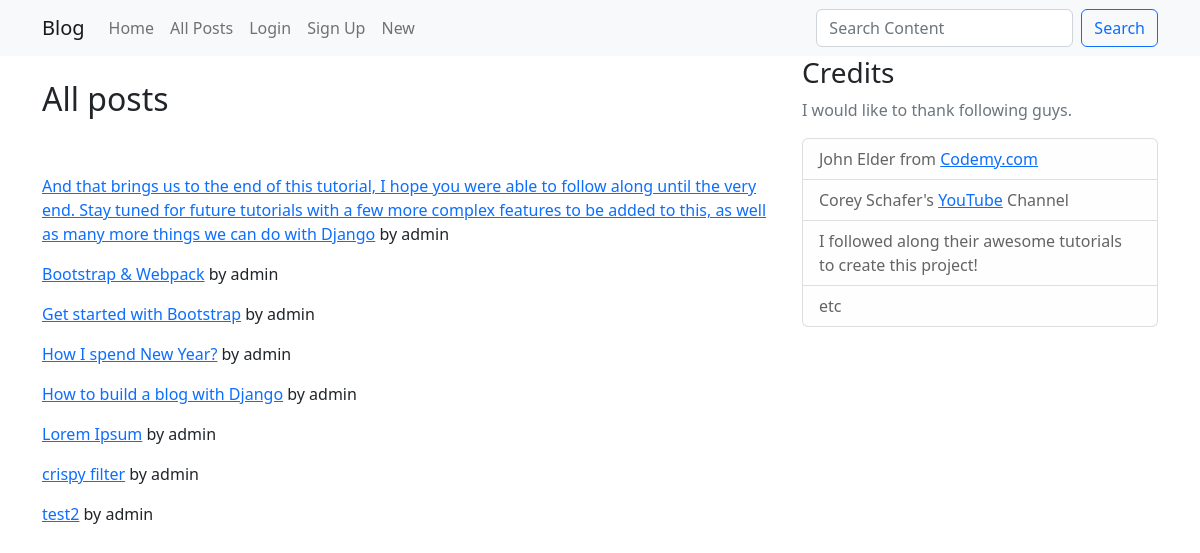
The app's page /all-posts/, older data.
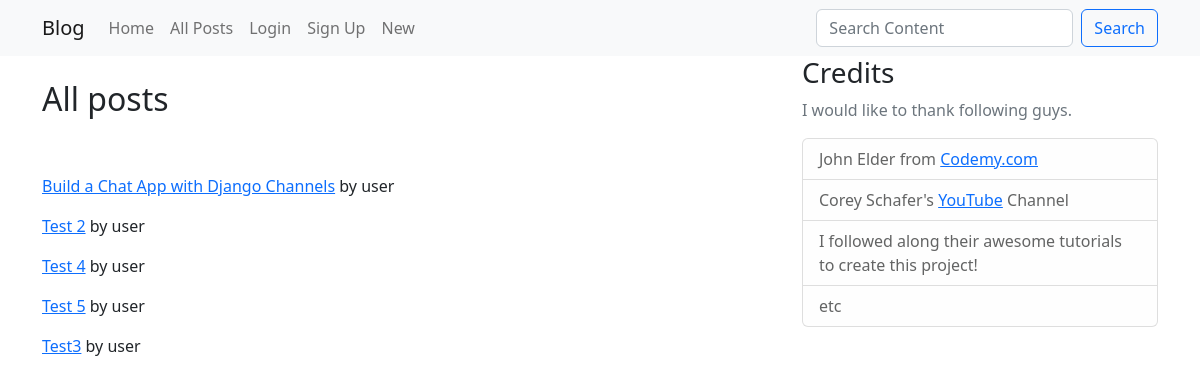
The same page, newer data.
### blog/models.py (models this page shows, shortened)
class Post(models.Model):
    title = models.CharField(max_length=255)
    subtitle = models.CharField(max_length=255)
    slug = models.SlugField(max_length=255, unique=True)
    image = models.ImageField(upload_to='images/', blank=True)
    content = RichTextField()
    author = models.ForeignKey(User, on_delete=models.CASCADE)
    created_at = models.DateTimeField(auto_now_add=True)
    updated_at = models.DateTimeField(auto_now=True)
    deleted = models.BooleanField(default=False)

### blog/views.py (the view)
# urls.py: path('all-posts/', views.all_posts, name='all-posts'),
def all_posts(request):
    posts = Post.objects.all().order_by('title')
    context = {'posts': posts}
    return render(request, 'blog/all_posts.html', context)

### templates/blog/all_posts.html
{% extends 'base.html' %}
{% block content %}
    <h2>All posts</h2>
    <br><br>
    {% for post in posts %}
        {% if not post.deleted %}
        <p><a href="{% url 'post-detail' post.slug %}">{{ post.title }}</a> by {{ post.author.username }}</p>
    {% endif %}
    {% endfor %}
{% endblock %}

Row changes from the older to the newer data that the page shows:
removed Post: title "And that brings us to the end of this tutorial, I hope you were able to follow along until the very end. Stay tuned for future tutorials with a few more complex features to be added to this, as well as many more things we can do with Django", author.username "admin"
removed Post: title "Bootstrap & Webpack", author.username "admin"
removed Post: title "Get started with Bootstrap", author.username "admin"
removed Post: title "How I spend New Year?", author.username "admin"
removed Post: title "How to build a blog with Django", author.username "admin"
removed Post: title "Lorem Ipsum", author.username "admin"
removed Post: title "crispy filter", author.username "admin"
removed Post: title "test2", author.username "admin"
added Post: title "Build a Chat App with Django Channels", author.username "user"
added Post: title "Test 2", author.username "user"
added Post: title "Test 4", author.username "user"
added Post: title "Test 5", author.username "user"
added Post: title "Test3", author.username "user"
